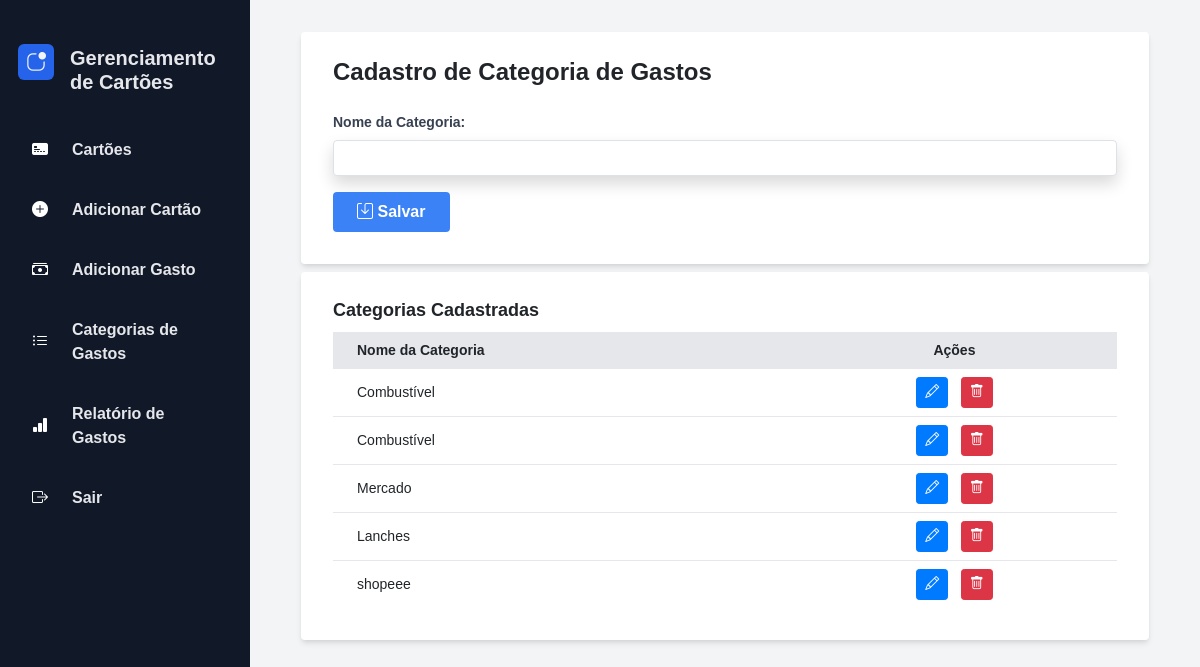
Before: /gestao_cartoes/categorias/ with the older database file.
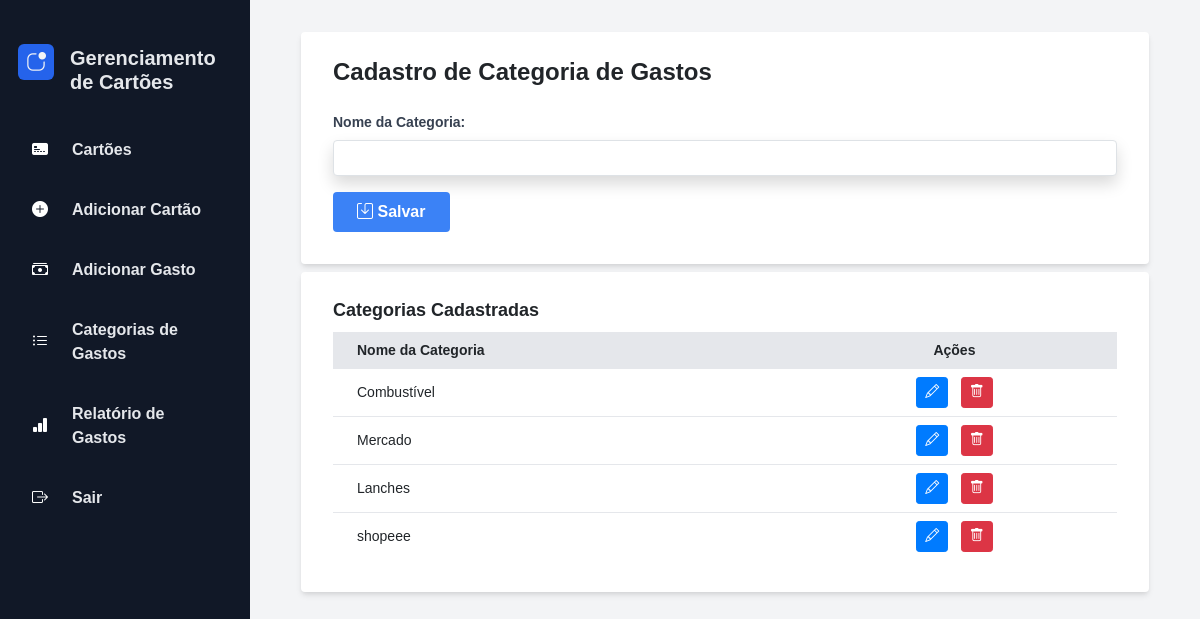
After: the same page with the newer database file.
### gestao_cartoes/models.py (models this page shows, shortened)
class Categoria(models.Model):
    nome = models.CharField(max_length=100)

### gestao_cartoes/views.py (the view)
# urls.py: path('categorias/', cadastro_categoria, name='cadastro_categoria'),
def cadastro_categoria(request):
    if request.method == 'POST':
        form = CategoriaForm(request.POST)
        if form.is_valid():
            form.save()
            return redirect('cadastro_categoria')
    else:
        form = CategoriaForm()
    categorias = Categoria.objects.all()
    return render(request, 'cadastro_categoria.html', {'form': form, 'categorias': categorias})

### gestao_cartoes/forms.py
class CategoriaForm(forms.ModelForm):
    class Meta:
        model = Categoria
        fields = ['nome']
        widgets = {
            'nome': forms.TextInput(attrs={'class': 'text-sm'}),
        }

### gestao_cartoes/templates/cadastro_categoria.html (shortened to what this page needs)
{% extends 'base.html' %}
{% load widget_tweaks %}
{% block content %}
<div class="max-w-4xl mx-auto py-2 px-4">
    <div class="bg-white shadow-md rounded px-8 pt-4 pb-8 mb-2">
        <h2 class="text-2xl font-bold mb-4">Cadastro de Categoria de Gastos</h2>
        <form method="post" class="needs-validation" novalidate>
            <div class="mb-3">
                <label for="{{ form.nome.id_for_label }}" class="block text-gray-700 text-sm font-bold mb-2">Nome da Categoria:</label>
                {{ form.nome|add_class:"shadow appearance-none border rounded w-full py-2 px-3 text-gray-700 leading-tight focus:outline-none focus:shadow-outline" }}
            </div>
            <button type="submit" class="bg-blue-500 hover:bg-blue-700 text-white font-bold py-2 px-4 rounded focus:outline-none focus:shadow-outline"><i class="bi bi-save"></i> Salvar</button>
        </form>
    </div>
    <div class="bg-white shadow-md rounded px-8 pt-6 pb-8">
        <h2 class="text-lg font-bold mb-2">Categorias Cadastradas</h2>
        <table class="min-w-full table-auto">
            <thead class="bg-gray-200">
                <tr>
                    <th class="px-4 py-2 text-sm">Nome da Categoria</th>
                    <th class="px-4 py-2 text-sm text-center">Ações</th>
                </tr>
            </thead>
            <tbody>
                {% for categoria in categorias %}
                <tr class="border-t">
                    <td class="px-4 py-2 text-sm">{{ categoria.nome }}</td>
                    <td class="px-4 py-2 text-center">
                        <a href="{% url 'editar_categoria' categoria.id %}" class="btn btn-sm btn-primary mr-2">
                            <i class="bi bi-pencil"></i>
                        </a>
                        <form action="{% url 'excluir_categoria' categoria.id %}" method="post" style="display: inline;">
                            <button type="submit" class="btn btn-sm btn-danger">
                                <i class="bi bi-trash"></i>
                            </button>
                        </form>
                    </td>
                </tr>
                {% empty %}
                <tr>
                    <td colspan="2" class="text-center text-gray-500">Nenhuma categoria cadastrada.</td>
                </tr>
                {% endfor %}
            </tbody>
        </table>
    </div>
</div>
{% endblock %}

Changed rows visible on the page:
removed Categoria: nome "Combustível"
